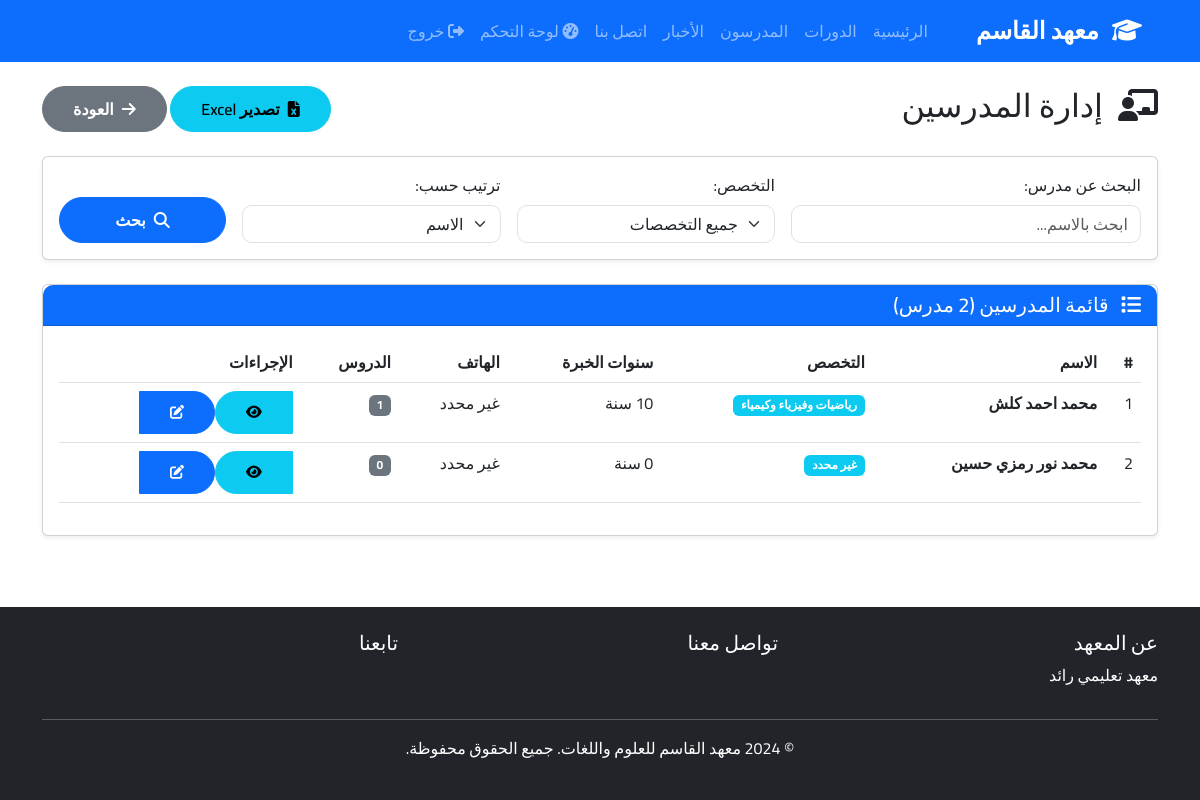
The page /admin/teachers (signed in) on the database its author committed.
### app/models/teacher.py (models this page shows, shortened)
class Teacher(db.Model):
    __tablename__ = 'teachers'
    id = db.Column(db.Integer, primary_key=True)
    user_id = db.Column(db.Integer, db.ForeignKey('users.id'), nullable=False, unique=True)
    specialization = db.Column(db.String(100))
    bio = db.Column(db.Text)
    experience_years = db.Column(db.Integer)
    qualifications = db.Column(db.Text)
    photo = db.Column(db.String(255))
    phone = db.Column(db.String(20))
    created_at = db.Column(db.DateTime, default=damascus_now)
    user = db.relationship('User', backref='teacher_profile', foreign_keys=[user_id])

### app/models/user.py (models this page shows, shortened)
class User(UserMixin, db.Model):
    __tablename__ = 'users'
    id = db.Column(db.Integer, primary_key=True)
    phone_number = db.Column(db.String(20), unique=True, nullable=False, index=True)
    password_hash = db.Column(db.String(255), nullable=False)
    full_name = db.Column(db.String(100), nullable=False)
    role = db.Column(db.String(20), nullable=False)
    is_active = db.Column(db.Boolean, default=True)
    created_at = db.Column(db.DateTime, default=damascus_now)
    session_version = db.Column(db.String(64), default=lambda: secrets.token_hex(32))
    permissions = db.Column(db.JSON, default={})
    def is_super_admin(self):
        return self.role == 'admin' and self.phone_number == '0938074766'

### app/routes/admin.py (the view)
@bp.route('/teachers')
@role_or_permission_required(roles=['admin', 'assistant'], permissions=['teachers.view'])
def teachers():
    page = request.args.get('page', 1, type=int)
    search = request.args.get('search', '')
    specialization = request.args.get('specialization', '')
    sort_by = request.args.get('sort_by', 'name')
    query = Teacher.query.join(User)
    if search:
        query = query.filter(User.full_name.contains(search))
    if specialization:
        query = query.filter(Teacher.specialization.contains(specialization))
    if sort_by == 'name':
        query = query.order_by(User.full_name)
    elif sort_by == 'experience':
        query = query.order_by(Teacher.experience_years.desc())
    teachers_paginated = query.paginate(page=page, per_page=15, error_out=False)
    all_specializations = db.session.query(Teacher.specialization).distinct().filter(Teacher.specialization.isnot(None)).all()
    specializations = [s[0] for s in all_specializations if s[0]]
    return render_template('admin/teachers.html',
                         teachers=teachers_paginated,
                         search=search,
                         specialization=specialization,
                         sort_by=sort_by,
                         specializations=specializations)

### app/templates/admin/teachers.html (shortened to what this page needs)
{% extends "base.html" %}
{% block content %}
<div class="container mt-4">
    <div class="d-flex justify-content-between align-items-center mb-4">
        <h2>
            <i class="fas fa-chalkboard-teacher ms-2"></i>
            إدارة المدرسين
        </h2>
        <div>
            <a href="{{ url_for('admin.export_teachers', search=search, specialization=specialization, sort_by=sort_by) }}"
               class="btn btn-info me-2" title="تصدير إلى Excel">
                <i class="fas fa-file-excel ms-2"></i>تصدير Excel
            </a>
            <a href="{{ url_for('admin.dashboard') }}" class="btn btn-secondary">
                <i class="fas fa-arrow-right ms-2"></i>العودة
            </a>
        </div>
    </div>
    <div class="card shadow-sm mb-4">
        <div class="card-body">
            <form method="GET" action="{{ url_for('admin.teachers') }}" class="row g-3">
                <div class="col-md-4">
                    <label for="search" class="form-label">البحث عن مدرس:</label>
                    <input type="text" class="form-control" id="search" name="search"
                           value="{{ search }}" placeholder="ابحث بالاسم...">
                </div>
                <div class="col-md-3">
                    <label for="specialization" class="form-label">التخصص:</label>
                    <select class="form-select" id="specialization" name="specialization">
                        <option value="">جميع التخصصات</option>
                    </select>
                </div>
                <div class="col-md-3">
                    <label for="sort_by" class="form-label">ترتيب حسب:</label>
                    <select class="form-select" id="sort_by" name="sort_by">
                        <option value="name" {% if sort_by == 'name' %}selected{% endif %}>الاسم</option>
                    </select>
                </div>
                <div class="col-md-2 d-flex align-items-end">
                    <button type="submit" class="btn btn-primary w-100">
                        <i class="fas fa-search ms-2"></i>بحث
                    </button>
                </div>
            </form>
        </div>
    </div>
    {% if teachers.items %}
    <div class="card shadow-sm">
        <div class="card-header bg-primary text-white d-flex justify-content-between align-items-center">
            <h5 class="mb-0">
                <i class="fas fa-list ms-2"></i>
                قائمة المدرسين ({{ teachers.total }} مدرس)
            </h5>
        </div>
        <div class="card-body">
            <div class="table-responsive">
                <table class="table table-hover">
                    <thead>
                        <tr>
                            <th>#</th>
                            <th>الاسم</th>
                            <th>التخصص</th>
                            <th>سنوات الخبرة</th>
                            <th>الهاتف</th>
                            <th>الدروس</th>
                            <th>الإجراءات</th>
                        </tr>
                    </thead>
                    <tbody>
                        {% for teacher in teachers.items %}
                        <tr>
                            <td>{{ loop.index + (teachers.page - 1) * teachers.per_page }}</td>
                            <td>
                                <strong>{{ teacher.user.full_name }}</strong>
                            </td>
                            <td>
                                {% if teacher.specialization %}
                                <span class="badge bg-info">{{ teacher.specialization }}</span>
                                {% else %}
                                <span class="text-muted">غير محدد</span>
                                {% endif %}
                            </td>
                            <td>{{ teacher.experience_years or 0 }} سنة</td>
                            <td>{{ teacher.phone or 'غير محدد' }}</td>
                            <td><span class="badge bg-secondary">{{ teacher.lessons | length }}</span></td>
                            <td>
                                <div class="btn-group btn-group-sm">
                                    <a href="{{ url_for('admin.view_teacher', teacher_id=teacher.id) }}"
                                       class="btn btn-info" title="عرض">
                                        <i class="fas fa-eye"></i>
                                    </a>
                                    <a href="{{ url_for('admin.edit_teacher', teacher_id=teacher.id) }}"
                                       class="btn btn-primary" title="تعديل">
                                        <i class="fas fa-edit"></i>
                                    </a>
                                </div>
                            </td>
                        </tr>
                        {% endfor %}
                    </tbody>
                </table>
            </div>
        </div>
    </div>
    {% else %}
    <div class="alert alert-info text-center">
        <i class="fas fa-info-circle ms-2"></i>
        لا يوجد مدرسين بالمعايير المحددة
    </div>
    {% endif %}
</div>
{% endblock %}

### app/static/css/style.css (style rules this page uses)
* { font-family: 'Cairo', sans-serif; }
body { min-height: 100vh; display: flex; flex-direction: column; }
.card { transition: transform 0.3s ease, box-shadow 0.3s ease; }
.btn { border-radius: 25px; padding: 10px 30px; font-weight: 600; }
.form-control, .form-select { border-radius: 10px; }
.card-header { border-radius: 10px 10px 0 0 !important; }
.shadow-sm { box-shadow: 0 0.125rem 0.25rem rgba(0,0,0,0.075) !important; }

### rows shown on the page
Teacher: user.full_name "محمد احمد كلش", specialization "رياضيات وفيزياء وكيمياء", phone "غير محدد", lessons|length "1"
Teacher: user.full_name "محمد نور رمزي حسين", specialization "غير محدد", experience_years "0", phone "غير محدد", lessons|length "0"
